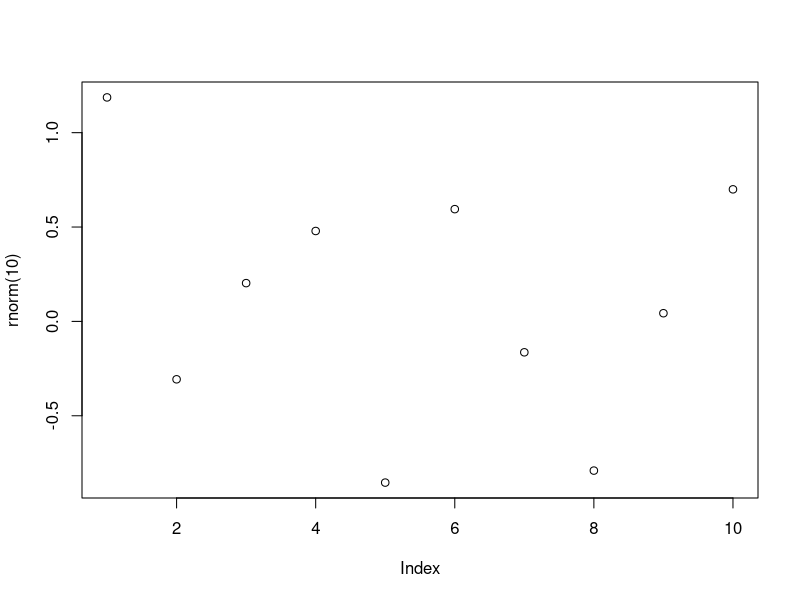
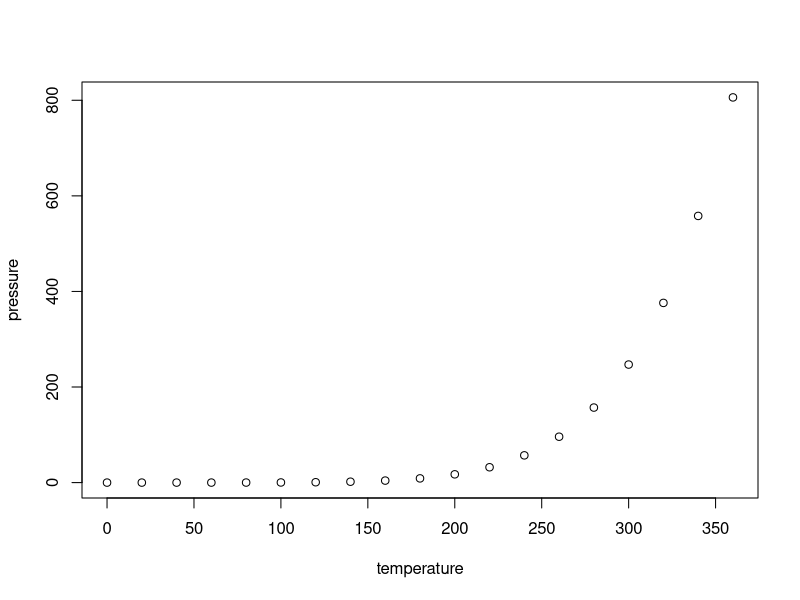

These charts were generated, in order, by the following R code:
## ---- chunk 1
#| fig-cap: rnorm
plot(rnorm(10))
## ---- chunk 2
#| fig-cap: pressure
plot(pressure)
